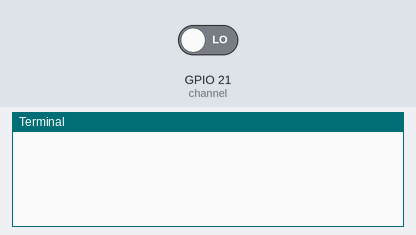
This program was run on a simulated Raspberry Pi (BCM pin numbers). On the bench: the last lines printed to the terminal. Inputs (shaded band) come from the test bench; at power-on: GPIO 21 (channel) LOW.

Above: at 1.2 s.
1.3 s: GPIO 21 (channel) driven HIGH
At 2.0 s:
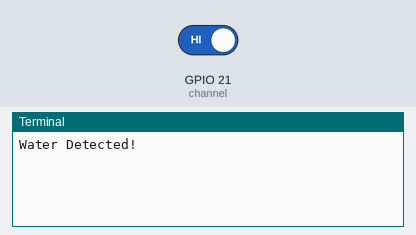
2.8 s: GPIO 21 (channel) driven LOW
At 3.2 s:
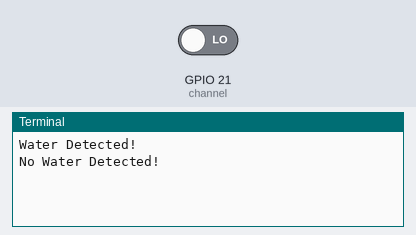

Measured:
- after the input at 1.3 s, the terminal: prints a new line at once (image 1)
- after the input at 2.8 s, the terminal: prints a new line at once (image 2)

The program:

Project_9_Soil_moisture_sensor_with_RPi.py
```python
import RPi.GPIO as GPIO
import time

# GPIO SETUP
channel = 21
GPIO.setmode(GPIO.BCM)
GPIO.setup(channel, GPIO.IN)

# Callback function to be called when water level changes
def callback(channel):
    if GPIO.input(channel):
        print("Water Detected!")
    else:
        print("No Water Detected!")

# Add event detection to monitor changes in water level
GPIO.add_event_detect(channel, GPIO.BOTH, bouncetime=300)
GPIO.add_event_callback(channel, callback)

# Infinite loop to keep the program running
while True:
    time.sleep(1)  # Wait for 1 second between readings
```
